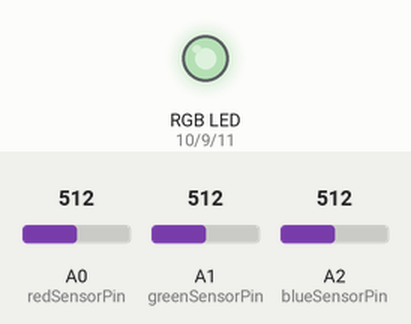
This sketch was run on a simulated Arduino Uno, built with avr-gcc and run on an emulated ATmega328P. Parts: an RGB LED mixed from three pins (HIGH = lit). Inputs (shaded band) come from the test bench; at power-on: A0 (redSensorPin) = 512, A1 (greenSensorPin) = 512, A2 (blueSensorPin) = 512. Dim RGB values are drawn brighter than linear; what the sketch prints to the serial monitor is not drawn.

Above: at 2.6 s.
2.7 s: A0 (redSensorPin) set to 716
At 5.3 s:
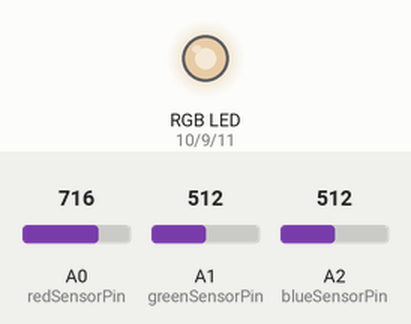
6.0 s: A1 (greenSensorPin) set to 716
At 8.9 s:
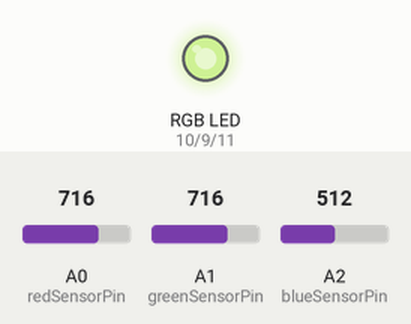
9.6 s: A2 (blueSensorPin) set to 716
At 12.6 s:
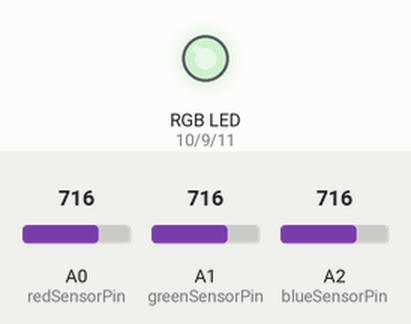
13.2 s: A0 (redSensorPin) set to 900
At 16.2 s:
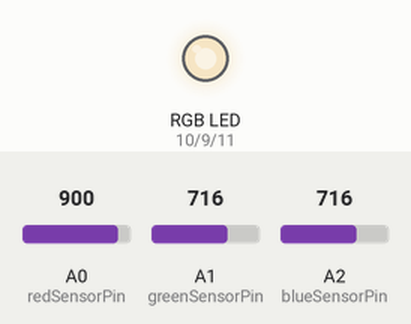
16.9 s: A2 (blueSensorPin) set to 900
At 19.9 s:
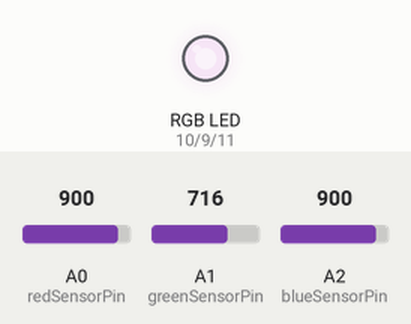
20.5 s: A1 (greenSensorPin) set to 511
At 23.5 s:
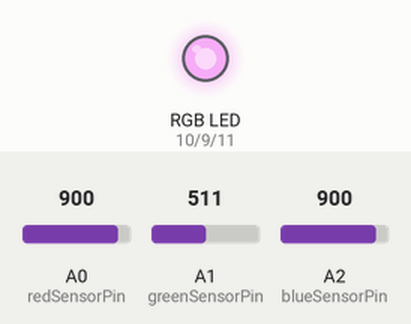
Timing chart, 0 to 25.0 s (numbered marks = the images above; inputs shaded):
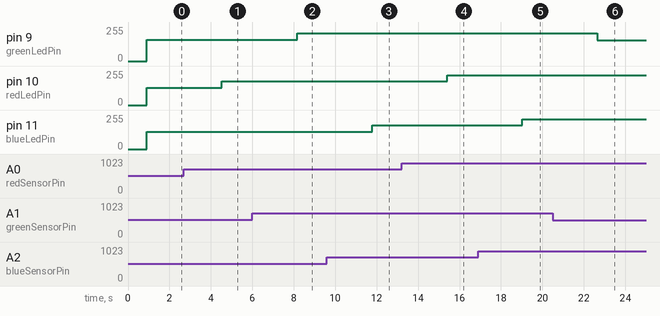

Measured:
- after the input at 2.7 s, pin 10 (redLedPin): 128/255 → 179/255 after 1.8 s
- after the input at 6.0 s, pin 9 (greenLedPin): 158/255 → 209/255 after 2.2 s
- after the input at 9.6 s, pin 11 (blueLedPin): 128/255 → 179/255 after 2.2 s
- after the input at 13.2 s, pin 10 (redLedPin): 179/255 → 225/255 after 2.2 s
- after the input at 16.9 s, pin 11 (blueLedPin): 179/255 → 225/255 after 2.1 s
- after the input at 20.5 s, pin 9 (greenLedPin): 209/255 → 157/255 after 2.2 s

The sketch:

light_collector_apr8b.ino
```cpp
const int greenLedPin = 9;
const int redLedPin = 10;
const int blueLedPin = 11;

const int redSensorPin = A0;
const int greenSensorPin = A1;
const int blueSensorPin = A2;

int red = 0;
int green = 0;
int blue = 0;

int redSensor = 0;
int greenSensor = 0;
int blueSensor = 0;


void setup() {
  // put your setup code here, to run once:
  Serial.begin(9600);
  pinMode(greenLedPin, OUTPUT);
  pinMode(redLedPin, OUTPUT);
  pinMode(blueLedPin, OUTPUT);

}

void loop() {
  // put your main code here, to run repeatedly:
  redSensor = analogRead(redSensorPin);
  delay(5);
  greenSensor = analogRead(greenSensorPin);
  delay(5);
  blueSensor = analogRead(blueSensorPin);

  log(redSensor, greenSensor, blueSensor);

  red = redSensor / 4;
  green = (greenSensor / 4) + 30;
  blue = blueSensor / 4;

  analogWrite(redLedPin, red);
  analogWrite(greenLedPin, green);
  analogWrite(blueLedPin, blue);

  log(red, green, blue);
}

void log(int r, int g, int b) {
  Serial.print("Color Values \t red: ");
  Serial.print(r);
  Serial.print("\t green: ");
  Serial.print(g);
  Serial.print("\t blue: ");
  Serial.println(b);
  Serial.print(".");
  delay(300);
  Serial.print("...");
  delay(300);
  Serial.println("....");
  delay(300);
}
```
